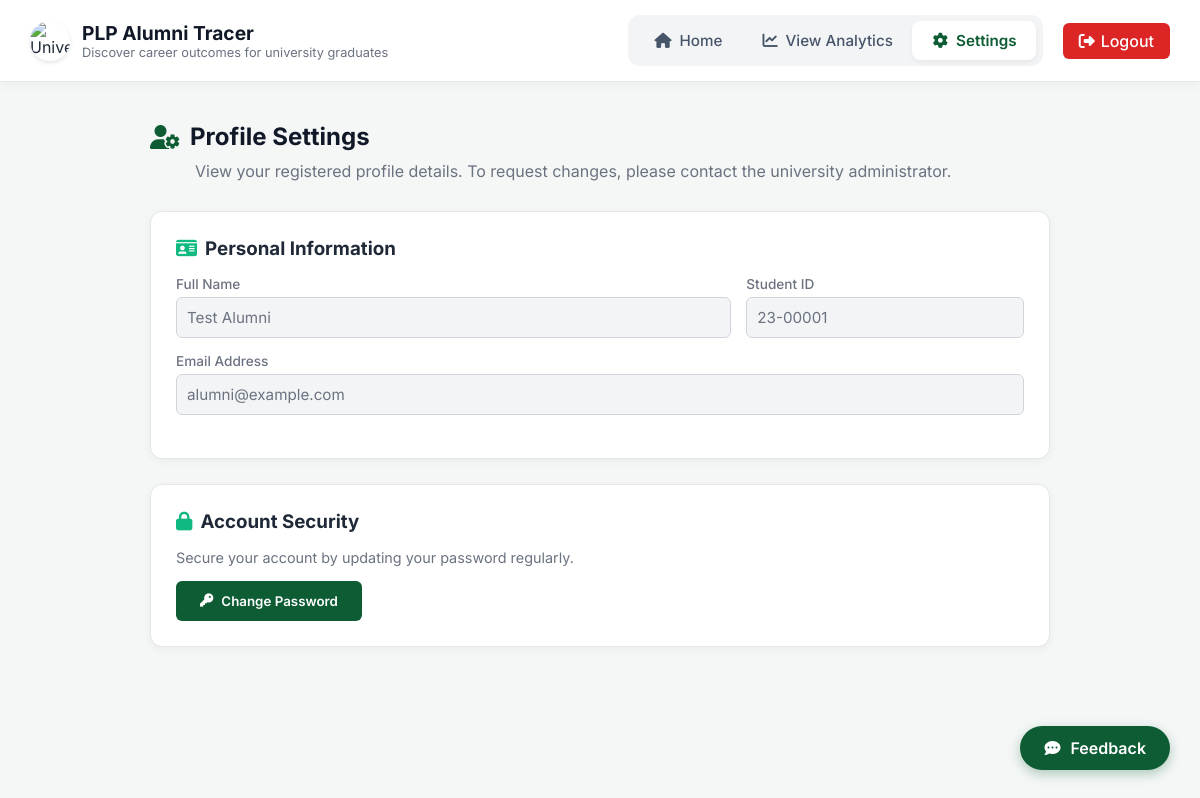
The app's page /alumni/settings.php (signed in) with its own data.
### tables this page shows
CREATE TABLE `users` (
  `id` int(11) NOT NULL,
  `student_id` varchar(20) NOT NULL,
  `full_name` varchar(255) NOT NULL,
  `email` varchar(255) DEFAULT NULL,
  `password` varchar(255) NOT NULL,
  `role` varchar(50) NOT NULL DEFAULT 'alumni',
  `grad_year` int(4) DEFAULT NULL,
  `created_at` timestamp NOT NULL DEFAULT current_timestamp(),
  `is_temporary` tinyint(1) NOT NULL DEFAULT 1,
  `program_id` int(11) DEFAULT NULL COMMENT 'Degree/program on file',
  `avg_professional_grade` decimal(5,2) DEFAULT NULL COMMENT 'Coursework avg 0-100',
  `avg_elective_grade` decimal(5,2) DEFAULT NULL COMMENT 'Coursework avg 0-100',
  `record_soft_skills_avg` decimal(5,2) DEFAULT NULL COMMENT 'Official soft skills avg 0-100',
  `record_hard_skills_avg` decimal(5,2) DEFAULT NULL COMMENT 'Official hard skills avg 0-100',
  `gpa` decimal(3,2) DEFAULT NULL COMMENT 'PLP scale 1.00-5.00 (lower is better)',
  `ojt_grade_percent` decimal(5,2) DEFAULT NULL COMMENT 'OJT final 60-100'
);

### alumni/settings.php (the view, shortened to what this page needs)
<?php
require '../includes/db.php';
$user_id = $_SESSION['user_id'];
$stmt_user = $conn->prepare("SELECT student_id, full_name, email FROM users WHERE id = ?");
$stmt_user->bind_param("i", $user_id);
$stmt_user->execute();
$user_data = $stmt_user->get_result()->fetch_assoc();
$display_name  = htmlspecialchars($user_data['full_name'] ?? 'Alumni');
$display_email = htmlspecialchars($user_data['email'] ?? 'Not provided');
$display_id    = htmlspecialchars($user_data['student_id'] ?? 'Not provided');
?>
<!DOCTYPE html>
<html lang="en">
<head>
    <link rel="stylesheet" href="../assets/css/dashboard-style.css">
    <link rel="stylesheet" href="https://cdnjs.cloudflare.com/ajax/libs/font-awesome/6.4.0/css/all.min.css">
</head>
<body>
    <?php include '../includes/navbar.php'; ?>
    <div class="dashboard-container" style="max-width: 900px;">
        <div class="section-header" style="margin-bottom: 10px;">
            <i class="fas fa-user-cog header-icon" style="color: #0d5c34;"></i>
            <h2 style="color: #111827;">Profile Settings</h2>
        </div>
        <p style="color: #6b7280; margin-bottom: 30px; margin-left: 45px;">
            View your registered profile details. To request changes, please contact the university administrator.
        </p>
        <div class="content-card" style="margin-bottom: 25px;">
            <h3><i class="fas fa-id-card"></i> Personal Information</h3>
            <div class="form-row" style="display: flex; gap: 15px; margin-bottom: 15px;">
                <div class="form-group" style="flex: 2;">
                    <label style="display:block; font-size:0.85rem; color:#6b7280; margin-bottom:5px;">Full Name</label>
                    <input type="text" value="<?= $display_name ?>" readonly disabled style="width:100%; padding:10px; border:1px solid #d1d5db; border-radius:6px; background:#f3f4f6; color:#6b7280;">
                </div>
                <div class="form-group" style="flex: 1;">
                    <label style="display:block; font-size:0.85rem; color:#6b7280; margin-bottom:5px;">Student ID</label>
                    <input type="text" value="<?= $display_id ?>" readonly disabled style="width:100%; padding:10px; border:1px solid #d1d5db; border-radius:6px; background:#f3f4f6; color:#6b7280;">
                </div>
            </div>
            <div class="form-row">
                <div class="form-group" style="width: 100%;">
                    <label style="display:block; font-size:0.85rem; color:#6b7280; margin-bottom:5px;">Email Address</label>
                    <input type="email" value="<?= $display_email ?>" readonly disabled style="width:100%; padding:10px; border:1px solid #d1d5db; border-radius:6px; background:#f3f4f6; color:#6b7280;">
                </div>
            </div>
        </div>
        <div class="content-card">
            <h3><i class="fas fa-lock"></i> Account Security</h3>
            <p style="color: #6b7280; font-size: 0.9rem; margin-bottom: 15px;">Secure your account by updating your password regularly.</p>
            <button type="button" class="btn-change-password" onclick="document.getElementById('pwdModal').style.display='flex'" style="background: #0d5c34; color: white; border: none; padding: 12px 24px; border-radius: 6px; cursor: pointer; font-weight: 600; display: flex; align-items: center; gap: 8px;">
                <i class="fas fa-key"></i> Change Password
            </button>
        </div>
    </div>
</body>
</html>

### assets/css/dashboard-style.css (style rules this page uses)
* { margin: 0; padding: 0; box-sizing: border-box; font-family: 'Inter', sans-serif; }
body { background-color: #f4f7f6; color: #1f2937; }
.dashboard-container { max-width: 1400px; width: 95%; margin: 40px auto; }
.section-header { display: flex; align-items: center; gap: 10px; margin-bottom: 25px; }
.header-icon { color: #0d5c34; font-size: 1.5rem; }
.content-card { background: white; padding: 25px; border-radius: 12px; box-shadow: 0 2px 8px rgba(0, 0, 0, 0.05); border: 1px solid #e5e7eb; }
.content-card h3 { color: #1f2937; margin-bottom: 1rem; display: flex; align-items: center; gap: 0.5rem; }
.content-card h3 i { color: #10b981; }
.form-row { display: flex; gap: 20px; margin-bottom: 18px; flex-wrap: wrap; }
.form-group { flex: 1; min-width: 200px; display: flex; flex-direction: column; }
.form-group label { font-size: 0.85rem; font-weight: 500; margin-bottom: 8px; color: #4b5563; }
.form-group input, .form-group select { padding: 10px 14px; border: 1px solid #d1d5db; border-radius: 8px; background-color: #f9fafb; font-size: 0.95rem; color: #1f2937; transition: all 0.2s; }
html { scroll-behavior: smooth; }

### records on screen
users: full_name "Test Alumni", student "23-00001", email "alumni@example.com"
